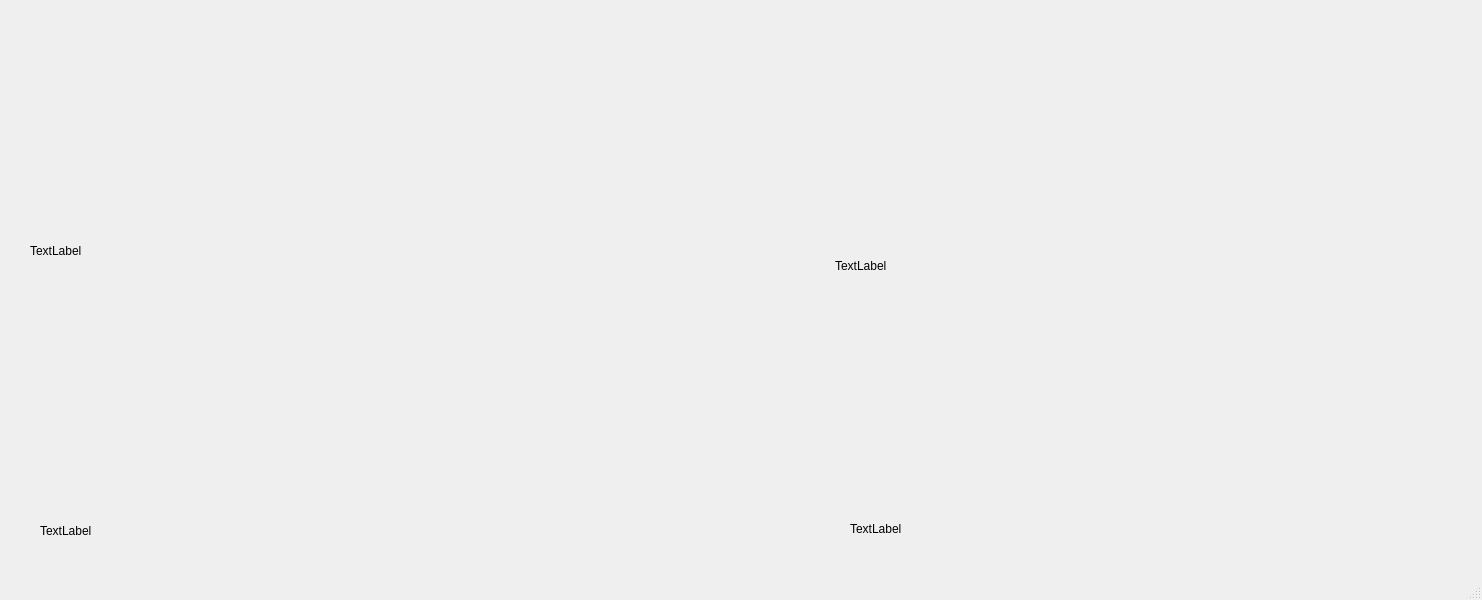
<?xml version="1.0" encoding="UTF-8"?>
<ui version="4.0">
 <class>MainWindow</class>
 <widget class="QMainWindow" name="MainWindow">
  <property name="geometry">
   <rect>
    <x>0</x>
    <y>0</y>
    <width>1482</width>
    <height>600</height>
   </rect>
  </property>
  <property name="windowTitle">
   <string>MainWindow</string>
  </property>
  <widget class="QWidget" name="centralwidget">
   <widget class="QLabel" name="labelVideo">
    <property name="geometry">
     <rect>
      <x>30</x>
      <y>20</y>
      <width>731</width>
      <height>461</height>
     </rect>
    </property>
    <property name="text">
     <string>TextLabel</string>
    </property>
   </widget>
   <widget class="QLabel" name="labelCount">
    <property name="geometry">
     <rect>
      <x>40</x>
      <y>500</y>
      <width>111</width>
      <height>61</height>
     </rect>
    </property>
    <property name="text">
     <string>TextLabel</string>
    </property>
   </widget>
   <widget class="QLabel" name="labelvideo2">
    <property name="geometry">
     <rect>
      <x>835</x>
      <y>50</y>
      <width>621</width>
      <height>431</height>
     </rect>
    </property>
    <property name="text">
     <string>TextLabel</string>
    </property>
   </widget>
   <widget class="QLabel" name="labelcount2">
    <property name="geometry">
     <rect>
      <x>850</x>
      <y>520</y>
      <width>66</width>
      <height>18</height>
     </rect>
    </property>
    <property name="text">
     <string>TextLabel</string>
    </property>
   </widget>
  </widget>
  <widget class="QMenuBar" name="menubar">
   <property name="geometry">
    <rect>
     <x>0</x>
     <y>0</y>
     <width>1482</width>
     <height>23</height>
    </rect>
   </property>
  </widget>
  <widget class="QStatusBar" name="statusbar"/>
 </widget>
 <resources/>
 <connections/>
</ui>
